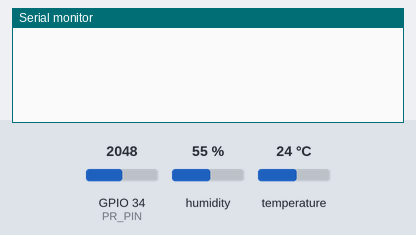
Recording of a program running on a simulated ESP32. On the bench: the last lines printed to the serial monitor. The inputs (shaded band) are chosen by the test bench; at power-on: humidity 55 %, GPIO 34 (PR_PIN) = 2048, temperature 24 °C.

Above: at 1.2 s.
1.3 s: humidity set to 22 %
At 5.2 s:
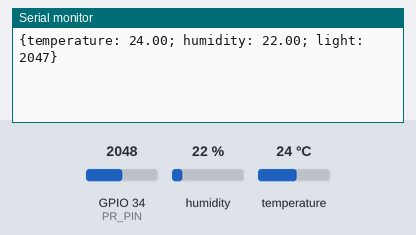
9.5 s: GPIO 34 (PR_PIN) set to 2866
At 10.6 s:
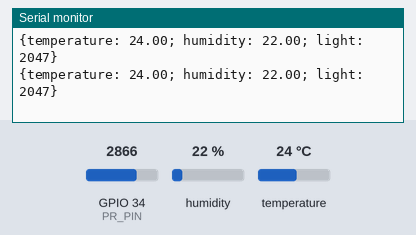
11.0 s: temperature set to 12 °C
At 12.4 s:
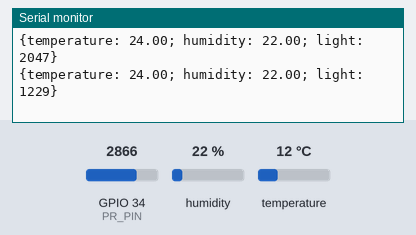
12.5 s: GPIO 34 (PR_PIN) set to 3603
14.0 s: humidity set to 40 %
At 16.28 s:
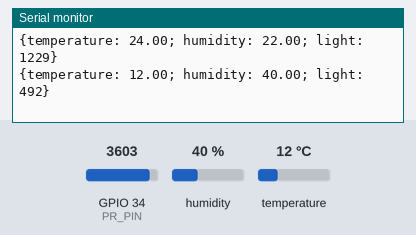
Timing chart, 0 to 16.5 s (numbered marks = the images above; inputs shaded):
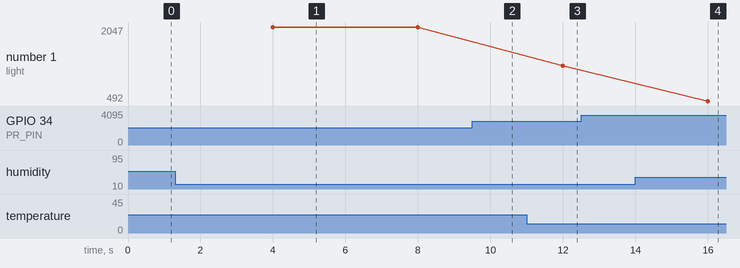

Measured:
- after the input at 1.3 s, the serial monitor: prints a new line after 2.7 s (image 1)
- after the input at 14.0 s, the serial monitor: prints a new line after 2.0 s (image 4)

The program:

main.cpp
```cpp
#include <Arduino.h>

#include "taskmanager.h"
#include "config.h"

System sys;
TaskManager tm;

void setup() {
  Serial.begin(115200);

  systemInit(&sys);
  taskManagerInit(&tm);

  taskManagerAdd(&tm, dhtSensorTask, &sys, DHT_TRIGGER, TIMER_MILLIS);
  taskManagerAdd(&tm, prSensorTask, &sys, PR_TRIGGER, TIMER_MILLIS);
  taskManagerAdd(&tm, dataPrint, &sys, DATA_TRIGGER, TIMER_MILLIS);
}

void loop() {
  taskManagerRun(&tm);
}
```

sensors.h
```cpp
#ifndef SENSORS_H
#define SENSORS_H

#include <Arduino.h>

#include "DHT.h"
#include "utility.h"

// ---- DHT ----

struct DhtSensor {
    DHT *dht;
    bool newValue;
};

typedef struct DhtSensor DhtSensor;

void dhtSensorInit(DhtSensor *ds, uint8_t dhtPin, uint8_t dhtType); //Inizializzazione della struttura
void dhtSensorTask(void *param);

// ---- PHOTO RESISTOR ----

struct PrSensor {
    uint8_t prPin;
    int maxValue;
    MediaMobile mediaMobile;
    bool newValue;
};

typedef struct PrSensor PrSensor;

void prSensorInit(PrSensor *ps, uint8_t pin, int maxValue);
void prSensorTask(void *param);

#endif
```

taskmanager.h
```cpp
#ifndef TASKMANAGER_H
#define TASKMANAGER_H

#include <Arduino.h>

#include "config.h"
#include "timer.h"
#include "sensors.h"

// ---- COMUNICATION ----

struct Data {
    float temperature;
    float humidity;
    int light;
};

typedef struct Data Data;

void dataInit(Data *d);
void dataPrint(void *param);

// ---- SYSTEM ----

struct System {
    DhtSensor dhtSensor;
    PrSensor prSensor;
    Data data;
};

typedef struct System System;

void systemInit(System *sys);

// ---- TASKMANAGER ----

struct Task {
    void (*callback)(void *);
    void *param;
};

struct TaskManager {
    Task task[MAX_TASK];
    Timer timer[MAX_TASK];
    uint8_t tCount;
};

typedef struct Task Task;
typedef struct TaskManager TaskManager;

void taskManagerInit(TaskManager *tm);
bool taskManagerAdd(TaskManager *tm, void (*callback)(void *), void *param, unsigned long tTrigger = 1, bool tMode = false);
void taskManagerRun(TaskManager *tm);

#endif
```

timer.h
```cpp
#ifndef TIMER_H
#define TIMER_H

#include <Arduino.h>

struct Timer {
    unsigned long tStart;
    unsigned long tTrigger;
    bool mode;
};

typedef struct Timer Timer;

void timerInit(Timer *t, unsigned long tTrigger = 1, bool mode = false);
bool timerTrigger(Timer *t);

#endif
```

utility.h
```cpp
#ifndef UTILITY_H
#define UTILITY_H

#include "config.h"

// ---- MEDIA MOBILE ----

struct MediaMobile {
    int array[MAX_INDEX];
    int count;
    int sum;
    bool full;
};

typedef struct MediaMobile MediaMobile;

void mediaMobileInit(MediaMobile *m);
int mediaMobileTask(MediaMobile *m, int newValue);

// ---- SCALATURA ----

struct Scala {
    int minIn;
    int maxIn;
    int minOut;
    int maxOut;
};

typedef struct Scala Scala;

void scalaInit(Scala *s, int minIn, int maxIn);
int scalaToPerc(Scala *s, int value);

#endif
```

sensors.cpp
```cpp
#include "sensors.h"
#include "taskmanager.h"

// ---- DHT ----

void dhtSensorInit(DhtSensor *ds, uint8_t dhtPin, uint8_t dhtType) {

    ds->dht = new DHT(dhtPin, dhtType);
    ds->dht->begin();

    ds->newValue = false;
}

void dhtSensorTask(void *param) {
    System *sys = (System *)param;

    float temp = sys->dhtSensor.dht->readTemperature();
    float hum = sys->dhtSensor.dht->readHumidity();

    if (!isnan(temp)) sys->data.temperature = temp;
    if (!isnan(hum)) sys->data.humidity = hum;

    sys->dhtSensor.newValue = true;
}

// ---- PHOTO RESISTOR ----

void prSensorInit(PrSensor *ps, uint8_t pin, int maxValue) {

    ps->prPin = pin;
    pinMode(pin, INPUT);

    ps->maxValue = maxValue;

    mediaMobileInit(&ps->mediaMobile);

    ps->newValue = false;
}

void prSensorTask(void *param) {
    System *sys = (System *)param;

    int value = mediaMobileTask(&sys->prSensor.mediaMobile, analogRead(sys->prSensor.prPin));

    if (sys->prSensor.mediaMobile.full) {
        sys->data.light = sys->prSensor.maxValue - value;

        sys->prSensor.newValue = true;
    }
}
```

taskmanager.cpp
```cpp
#include "taskmanager.h"

// ---- COMUNICATION ----

void dataInit(Data *d) {
    d->temperature = 0.0;
    d->humidity = 0.0;
    d->light = 0;
}

void dataPrint(void *param){
    System *sys = (System *)param;

    Serial.print("{temperature: ");
    Serial.print(sys->data.temperature);
    Serial.print("; humidity: ");
    Serial.print(sys->data.humidity);
    Serial.print("; light: ");
    Serial.print(sys->data.light);
    Serial.println("}");
}

// ---- SYSTEM ----

void systemInit(System *sys) {
    dhtSensorInit(&sys->dhtSensor, DHT_PIN, DHT_TYPE);
    dataInit(&sys->data);
    prSensorInit(&sys->prSensor, PR_PIN, MAX_IN);
}

// ---- TASKMANAGER ----

void taskManagerInit(TaskManager *tm) {
    tm->tCount = 0;
}

bool taskManagerAdd(TaskManager *tm, void (*callback)(void *), void *param, unsigned long tTrigger, bool tMode) {
    if (tm->tCount >= MAX_TASK) return false;

    Task *t = &tm->task[tm->tCount];
    t->callback = callback;
    t->param = param;

    timerInit(&tm->timer[tm->tCount], tTrigger, tMode);

    tm->tCount++;

    return true;
}

void taskManagerRun(TaskManager *tm) {
    for (int index = 0; index < tm->tCount; index++) {
        if (timerTrigger(&tm->timer[index])) {
            tm->task[index].callback(tm->task[index].param);
        }
    }
}
```

timer.cpp
```cpp
#include "timer.h"

void timerInit(Timer *t, unsigned long tTrigger, bool mode) {
    t->tTrigger = tTrigger;
    t->mode = mode;

    t->tStart = mode ? micros() : millis();
}

bool timerTrigger(Timer *t) {
    int now = t->mode ? micros() : millis();

    if ((now - t->tStart) >= t->tTrigger) {
        t->tStart += t->tTrigger;
        return true;
    }

    return false;
}
```

utility.cpp
```cpp
#include "utility.h"

void mediaMobileInit(MediaMobile *m) {
    for (int index = 0; index < MAX_INDEX; index++) {
        m->array[index] = 0;
    }

    m->full = false;
    m->count = 0;
    m->sum = 0;
}

int mediaMobileTask(MediaMobile *m, int newValue) {
    m->sum -= m->array[m->count];
    m->array[m->count] = newValue;
    m->sum += newValue;

    m->count = (m->count + 1) % MAX_INDEX;

    if (m->count == 0) m->full = true;

    int divisor = m->full ? MAX_INDEX : (m->count > 0 ? m->count : 1);

    return m->sum / divisor;
}
```

config.h
```cpp
#ifndef CONFIG_H
#define CONFIG_H

// ---- TIMER ----
#define TIMER_MILLIS false
#define TIMER_MICROS true

// ---- MEDIA MOBILE ----
#define MAX_INDEX 10

// ---- TASK ----
#define MAX_TASK 10

// ---- DHT ----
#define DHT_PIN 17
#define DHT_TYPE DHT11
#define DHT_TRIGGER 2000

// ---- PHOTORES ----
#define PR_PIN 34
#define PR_TRIGGER 100
#define MAX_IN 4095

// ---- DATA ----
#define DATA_TRIGGER 4000


#endif
```
